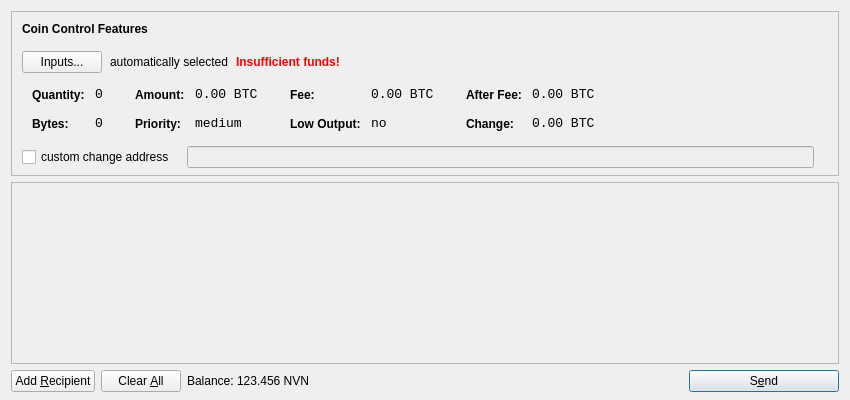
<?xml version="1.0" encoding="UTF-8"?>
<ui version="4.0">
 <class>SendCoinsDialog</class>
 <widget class="QDialog" name="SendCoinsDialog">
  <property name="geometry">
   <rect>
    <x>0</x>
    <y>0</y>
    <width>850</width>
    <height>400</height>
   </rect>
  </property>
  <property name="windowTitle">
   <string>Send Coins</string>
  </property>
  <layout class="QVBoxLayout" name="verticalLayout" stretch="0,1,0">
   <property name="bottomMargin">
    <number>8</number>
   </property>
   <item>
    <widget class="QFrame" name="frameCoinControl">
     <property name="sizePolicy">
      <sizepolicy hsizetype="Expanding" vsizetype="Expanding">
       <horstretch>0</horstretch>
       <verstretch>0</verstretch>
      </sizepolicy>
     </property>
     <property name="maximumSize">
      <size>
       <width>16777215</width>
       <height>16777215</height>
      </size>
     </property>
     <property name="frameShape">
      <enum>QFrame::StyledPanel</enum>
     </property>
     <property name="frameShadow">
      <enum>QFrame::Sunken</enum>
     </property>
     <layout class="QVBoxLayout" name="verticalLayoutCoinControl2">
      <property name="spacing">
       <number>-1</number>
      </property>
      <property name="leftMargin">
       <number>0</number>
      </property>
      <property name="topMargin">
       <number>0</number>
      </property>
      <property name="rightMargin">
       <number>0</number>
      </property>
      <property name="bottomMargin">
       <number>6</number>
      </property>
      <item>
       <layout class="QVBoxLayout" name="verticalLayoutCoinControl" stretch="0,0,0,0,1">
        <property name="spacing">
         <number>0</number>
        </property>
        <property name="leftMargin">
         <number>10</number>
        </property>
        <property name="topMargin">
         <number>10</number>
        </property>
        <item>
         <layout class="QHBoxLayout" name="horizontalLayoutCoinControl1">
          <property name="bottomMargin">
           <number>15</number>
          </property>
          <item>
           <widget class="QLabel" name="labelCoinControlFeatures">
            <property name="sizePolicy">
             <sizepolicy hsizetype="Preferred" vsizetype="Maximum">
              <horstretch>0</horstretch>
              <verstretch>0</verstretch>
             </sizepolicy>
            </property>
            <property name="font">
             <font>
              <weight>75</weight>
              <bold>true</bold>
             </font>
            </property>
            <property name="styleSheet">
             <string notr="true">font-weight:bold;</string>
            </property>
            <property name="text">
             <string>Coin Control Features</string>
            </property>
           </widget>
          </item>
         </layout>
        </item>
        <item>
         <layout class="QHBoxLayout" name="horizontalLayoutCoinControl2" stretch="0,0,0,0">
          <property name="spacing">
           <number>8</number>
          </property>
          <property name="bottomMargin">
           <number>10</number>
          </property>
          <item>
           <widget class="QPushButton" name="pushButtonCoinControl">
            <property name="styleSheet">
             <string notr="true"/>
            </property>
            <property name="text">
             <string>Inputs...</string>
            </property>
           </widget>
          </item>
          <item>
           <widget class="QLabel" name="labelCoinControlAutomaticallySelected">
            <property name="text">
             <string>automatically selected</string>
            </property>
            <property name="margin">
             <number>5</number>
            </property>
           </widget>
          </item>
          <item>
           <widget class="QLabel" name="labelCoinControlInsuffFunds">
            <property name="font">
             <font>
              <weight>75</weight>
              <bold>true</bold>
             </font>
            </property>
            <property name="styleSheet">
             <string notr="true">color:red;font-weight:bold;</string>
            </property>
            <property name="text">
             <string>Insufficient funds!</string>
            </property>
            <property name="margin">
             <number>5</number>
            </property>
           </widget>
          </item>
          <item>
           <spacer name="horizontalSpacerCoinControl">
            <property name="orientation">
             <enum>Qt::Horizontal</enum>
            </property>
            <property name="sizeHint" stdset="0">
             <size>
              <width>40</width>
              <height>1</height>
             </size>
            </property>
           </spacer>
          </item>
         </layout>
        </item>
        <item>
         <widget class="QWidget" name="widgetCoinControl" native="true">
          <property name="sizePolicy">
           <sizepolicy hsizetype="Preferred" vsizetype="Preferred">
            <horstretch>0</horstretch>
            <verstretch>0</verstretch>
           </sizepolicy>
          </property>
          <property name="minimumSize">
           <size>
            <width>0</width>
            <height>0</height>
           </size>
          </property>
          <property name="styleSheet">
           <string notr="true"/>
          </property>
          <layout class="QHBoxLayout" name="horizontalLayoutCoinControl5">
           <property name="margin">
            <number>0</number>
           </property>
           <item>
            <layout class="QHBoxLayout" name="horizontalLayoutCoinControl3" stretch="0,0,0,1">
             <property name="spacing">
              <number>20</number>
             </property>
             <property name="topMargin">
              <number>0</number>
             </property>
             <property name="bottomMargin">
              <number>10</number>
             </property>
             <item>
              <layout class="QFormLayout" name="formLayoutCoinControl1">
               <property name="horizontalSpacing">
                <number>10</number>
               </property>
               <property name="verticalSpacing">
                <number>14</number>
               </property>
               <property name="leftMargin">
                <number>10</number>
               </property>
               <property name="topMargin">
                <number>4</number>
               </property>
               <property name="rightMargin">
                <number>6</number>
               </property>
               <item row="0" column="0">
                <widget class="QLabel" name="labelCoinControlQuantityText">
                 <property name="styleSheet">
                  <string notr="true">font-weight:bold;</string>
                 </property>
                 <property name="text">
                  <string>Quantity:</string>
                 </property>
                 <property name="margin">
                  <number>0</number>
                 </property>
                </widget>
               </item>
               <item row="0" column="1">
                <widget class="QLabel" name="labelCoinControlQuantity">
                 <property name="font">
                  <font>
                   <family>Monospace</family>
                   <pointsize>10</pointsize>
                  </font>
                 </property>
                 <property name="cursor">
                  <cursorShape>IBeamCursor</cursorShape>
                 </property>
                 <property name="contextMenuPolicy">
                  <enum>Qt::ActionsContextMenu</enum>
                 </property>
                 <property name="text">
                  <string notr="true">0</string>
                 </property>
                 <property name="margin">
                  <number>0</number>
                 </property>
                 <property name="textInteractionFlags">
                  <set>Qt::LinksAccessibleByMouse|Qt::TextSelectableByKeyboard|Qt::TextSelectableByMouse</set>
                 </property>
                </widget>
               </item>
               <item row="1" column="0">
                <widget class="QLabel" name="labelCoinControlBytesText">
                 <property name="styleSheet">
                  <string notr="true">font-weight:bold;</string>
                 </property>
                 <property name="text">
                  <string>Bytes:</string>
                 </property>
                </widget>
               </item>
               <item row="1" column="1">
                <widget class="QLabel" name="labelCoinControlBytes">
                 <property name="font">
                  <font>
                   <family>Monospace</family>
                   <pointsize>10</pointsize>
                  </font>
                 </property>
                 <property name="cursor">
                  <cursorShape>IBeamCursor</cursorShape>
                 </property>
                 <property name="contextMenuPolicy">
                  <enum>Qt::ActionsContextMenu</enum>
                 </property>
                 <property name="text">
                  <string notr="true">0</string>
                 </property>
                 <property name="textInteractionFlags">
                  <set>Qt::LinksAccessibleByMouse|Qt::TextSelectableByKeyboard|Qt::TextSelectableByMouse</set>
                 </property>
                </widget>
               </item>
              </layout>
             </item>
             <item>
              <layout class="QFormLayout" name="formLayoutCoinControl2">
               <property name="horizontalSpacing">
                <number>10</number>
               </property>
               <property name="verticalSpacing">
                <number>14</number>
               </property>
               <property name="leftMargin">
                <number>6</number>
               </property>
               <property name="topMargin">
                <number>4</number>
               </property>
               <property name="rightMargin">
                <number>6</number>
               </property>
               <item row="0" column="0">
                <widget class="QLabel" name="labelCoinControlAmountText">
                 <property name="styleSheet">
                  <string notr="true">font-weight:bold;</string>
                 </property>
                 <property name="text">
                  <string>Amount:</string>
                 </property>
                 <property name="margin">
                  <number>0</number>
                 </property>
                </widget>
               </item>
               <item row="0" column="1">
                <widget class="QLabel" name="labelCoinControlAmount">
                 <property name="font">
                  <font>
                   <family>Monospace</family>
                   <pointsize>10</pointsize>
                  </font>
                 </property>
                 <property name="cursor">
                  <cursorShape>IBeamCursor</cursorShape>
                 </property>
                 <property name="contextMenuPolicy">
                  <enum>Qt::ActionsContextMenu</enum>
                 </property>
                 <property name="text">
                  <string notr="true">0.00 BTC</string>
                 </property>
                 <property name="textInteractionFlags">
                  <set>Qt::LinksAccessibleByMouse|Qt::TextSelectableByKeyboard|Qt::TextSelectableByMouse</set>
                 </property>
                </widget>
               </item>
               <item row="1" column="0">
                <widget class="QLabel" name="labelCoinControlPriorityText">
                 <property name="styleSheet">
                  <string notr="true">font-weight:bold;</string>
                 </property>
                 <property name="text">
                  <string>Priority:</string>
                 </property>
                </widget>
               </item>
               <item row="1" column="1">
                <widget class="QLabel" name="labelCoinControlPriority">
                 <property name="font">
                  <font>
                   <family>Monospace</family>
                   <pointsize>10</pointsize>
                  </font>
                 </property>
                 <property name="cursor">
                  <cursorShape>IBeamCursor</cursorShape>
                 </property>
                 <property name="contextMenuPolicy">
                  <enum>Qt::ActionsContextMenu</enum>
                 </property>
                 <property name="text">
                  <string>medium</string>
                 </property>
                 <property name="textInteractionFlags">
                  <set>Qt::LinksAccessibleByMouse|Qt::TextSelectableByKeyboard|Qt::TextSelectableByMouse</set>
                 </property>
                </widget>
               </item>
              </layout>
             </item>
             <item>
              <layout class="QFormLayout" name="formLayoutCoinControl3">
               <property name="horizontalSpacing">
                <number>10</number>
               </property>
               <property name="verticalSpacing">
                <number>14</number>
               </property>
               <property name="leftMargin">
                <number>6</number>
               </property>
               <property name="topMargin">
                <number>4</number>
               </property>
               <property name="rightMargin">
                <number>6</number>
               </property>
               <item row="0" column="0">
                <widget class="QLabel" name="labelCoinControlFeeText">
                 <property name="styleSheet">
                  <string notr="true">font-weight:bold;</string>
                 </property>
                 <property name="text">
                  <string>Fee:</string>
                 </property>
                 <property name="margin">
                  <number>0</number>
                 </property>
                </widget>
               </item>
               <item row="0" column="1">
                <widget class="QLabel" name="labelCoinControlFee">
                 <property name="font">
                  <font>
                   <family>Monospace</family>
                   <pointsize>10</pointsize>
                  </font>
                 </property>
                 <property name="cursor">
                  <cursorShape>IBeamCursor</cursorShape>
                 </property>
                 <property name="contextMenuPolicy">
                  <enum>Qt::ActionsContextMenu</enum>
                 </property>
                 <property name="text">
                  <string notr="true">0.00 BTC</string>
                 </property>
                 <property name="textInteractionFlags">
                  <set>Qt::LinksAccessibleByMouse|Qt::TextSelectableByKeyboard|Qt::TextSelectableByMouse</set>
                 </property>
                </widget>
               </item>
               <item row="1" column="0">
                <widget class="QLabel" name="labelCoinControlLowOutputText">
                 <property name="styleSheet">
                  <string notr="true">font-weight:bold;</string>
                 </property>
                 <property name="text">
                  <string>Low Output:</string>
                 </property>
                </widget>
               </item>
               <item row="1" column="1">
                <widget class="QLabel" name="labelCoinControlLowOutput">
                 <property name="font">
                  <font>
                   <family>Monospace</family>
                   <pointsize>10</pointsize>
                  </font>
                 </property>
                 <property name="cursor">
                  <cursorShape>IBeamCursor</cursorShape>
                 </property>
                 <property name="contextMenuPolicy">
                  <enum>Qt::ActionsContextMenu</enum>
                 </property>
                 <property name="text">
                  <string>no</string>
                 </property>
                 <property name="textInteractionFlags">
                  <set>Qt::LinksAccessibleByMouse|Qt::TextSelectableByKeyboard|Qt::TextSelectableByMouse</set>
                 </property>
                </widget>
               </item>
              </layout>
             </item>
             <item>
              <layout class="QFormLayout" name="formLayoutCoinControl4">
               <property name="horizontalSpacing">
                <number>10</number>
               </property>
               <property name="verticalSpacing">
                <number>14</number>
               </property>
               <property name="leftMargin">
                <number>6</number>
               </property>
               <property name="topMargin">
                <number>4</number>
               </property>
               <property name="rightMargin">
                <number>6</number>
               </property>
               <item row="0" column="0">
                <widget class="QLabel" name="labelCoinControlAfterFeeText">
                 <property name="styleSheet">
                  <string notr="true">font-weight:bold;</string>
                 </property>
                 <property name="text">
                  <string>After Fee:</string>
                 </property>
                 <property name="margin">
                  <number>0</number>
                 </property>
                </widget>
               </item>
               <item row="0" column="1">
                <widget class="QLabel" name="labelCoinControlAfterFee">
                 <property name="font">
                  <font>
                   <family>Monospace</family>
                   <pointsize>10</pointsize>
                  </font>
                 </property>
                 <property name="cursor">
                  <cursorShape>IBeamCursor</cursorShape>
                 </property>
                 <property name="contextMenuPolicy">
                  <enum>Qt::ActionsContextMenu</enum>
                 </property>
                 <property name="text">
                  <string notr="true">0.00 BTC</string>
                 </property>
                 <property name="textInteractionFlags">
                  <set>Qt::LinksAccessibleByMouse|Qt::TextSelectableByKeyboard|Qt::TextSelectableByMouse</set>
                 </property>
                </widget>
               </item>
               <item row="1" column="0">
                <widget class="QLabel" name="labelCoinControlChangeText">
                 <property name="styleSheet">
                  <string notr="true">font-weight:bold;</string>
                 </property>
                 <property name="text">
                  <string>Change:</string>
                 </property>
                </widget>
               </item>
               <item row="1" column="1">
                <widget class="QLabel" name="labelCoinControlChange">
                 <property name="font">
                  <font>
                   <family>Monospace</family>
                   <pointsize>10</pointsize>
                  </font>
                 </property>
                 <property name="cursor">
                  <cursorShape>IBeamCursor</cursorShape>
                 </property>
                 <property name="contextMenuPolicy">
                  <enum>Qt::ActionsContextMenu</enum>
                 </property>
                 <property name="text">
                  <string notr="true">0.00 BTC</string>
                 </property>
                 <property name="textInteractionFlags">
                  <set>Qt::LinksAccessibleByMouse|Qt::TextSelectableByKeyboard|Qt::TextSelectableByMouse</set>
                 </property>
                </widget>
               </item>
              </layout>
             </item>
            </layout>
           </item>
          </layout>
         </widget>
        </item>
        <item>
         <layout class="QHBoxLayout" name="horizontalLayoutCoinControl4" stretch="0,0,0">
          <property name="spacing">
           <number>12</number>
          </property>
          <property name="sizeConstraint">
           <enum>QLayout::SetDefaultConstraint</enum>
          </property>
          <property name="topMargin">
           <number>5</number>
          </property>
          <property name="rightMargin">
           <number>5</number>
          </property>
          <item>
           <widget class="QCheckBox" name="checkBoxCoinControlChange">
            <property name="text">
             <string>custom change address</string>
            </property>
           </widget>
          </item>
          <item>
           <widget class="QLineEdit" name="lineEditCoinControlChange">
            <property name="enabled">
             <bool>false</bool>
            </property>
            <property name="sizePolicy">
             <sizepolicy hsizetype="Expanding" vsizetype="Fixed">
              <horstretch>0</horstretch>
              <verstretch>0</verstretch>
             </sizepolicy>
            </property>
           </widget>
          </item>
          <item>
           <widget class="QLabel" name="labelCoinControlChangeLabel">
            <property name="sizePolicy">
             <sizepolicy hsizetype="Preferred" vsizetype="Expanding">
              <horstretch>0</horstretch>
              <verstretch>0</verstretch>
             </sizepolicy>
            </property>
            <property name="minimumSize">
             <size>
              <width>0</width>
              <height>0</height>
             </size>
            </property>
            <property name="text">
             <string/>
            </property>
            <property name="margin">
             <number>3</number>
            </property>
           </widget>
          </item>
         </layout>
        </item>
        <item>
         <spacer name="verticalSpacerCoinControl">
          <property name="orientation">
           <enum>Qt::Vertical</enum>
          </property>
          <property name="sizeHint" stdset="0">
           <size>
            <width>800</width>
            <height>1</height>
           </size>
          </property>
         </spacer>
        </item>
       </layout>
      </item>
     </layout>
    </widget>
   </item>
   <item>
    <widget class="QScrollArea" name="scrollArea">
     <property name="widgetResizable">
      <bool>true</bool>
     </property>
     <widget class="QWidget" name="scrollAreaWidgetContents">
      <property name="geometry">
       <rect>
        <x>0</x>
        <y>0</y>
        <width>830</width>
        <height>165</height>
       </rect>
      </property>
      <layout class="QVBoxLayout" name="verticalLayout_2">
       <property name="margin">
        <number>0</number>
       </property>
       <item>
        <layout class="QVBoxLayout" name="entries">
         <property name="spacing">
          <number>6</number>
         </property>
        </layout>
       </item>
       <item>
        <spacer name="verticalSpacer">
         <property name="orientation">
          <enum>Qt::Vertical</enum>
         </property>
         <property name="sizeHint" stdset="0">
          <size>
           <width>20</width>
           <height>40</height>
          </size>
         </property>
        </spacer>
       </item>
      </layout>
     </widget>
    </widget>
   </item>
   <item>
    <layout class="QHBoxLayout" name="horizontalLayout">
     <item>
      <widget class="QPushButton" name="addButton">
       <property name="toolTip">
        <string>Send to multiple recipients at once</string>
       </property>
       <property name="text">
        <string>Add &amp;Recipient</string>
       </property>
       <property name="icon">
        <iconset resource="../bitcoin.qrc">
         <normaloff>:/icons/add</normaloff>:/icons/add</iconset>
       </property>
       <property name="autoDefault">
        <bool>false</bool>
       </property>
      </widget>
     </item>
     <item>
      <widget class="QPushButton" name="clearButton">
       <property name="sizePolicy">
        <sizepolicy hsizetype="Minimum" vsizetype="Fixed">
         <horstretch>0</horstretch>
         <verstretch>0</verstretch>
        </sizepolicy>
       </property>
       <property name="toolTip">
        <string>Remove all transaction fields</string>
       </property>
       <property name="text">
        <string>Clear &amp;All</string>
       </property>
       <property name="icon">
        <iconset resource="../bitcoin.qrc">
         <normaloff>:/icons/remove</normaloff>:/icons/remove</iconset>
       </property>
       <property name="autoRepeatDelay">
        <number>300</number>
       </property>
       <property name="autoDefault">
        <bool>false</bool>
       </property>
      </widget>
     </item>
     <item>
      <layout class="QHBoxLayout" name="horizontalLayout_2">
       <property name="spacing">
        <number>3</number>
       </property>
       <item>
        <widget class="QLabel" name="label">
         <property name="text">
          <string>Balance:</string>
         </property>
        </widget>
       </item>
       <item>
        <widget class="QLabel" name="labelBalance">
         <property name="cursor">
          <cursorShape>IBeamCursor</cursorShape>
         </property>
         <property name="text">
          <string>123.456 NVN</string>
         </property>
         <property name="textInteractionFlags">
          <set>Qt::LinksAccessibleByMouse|Qt::TextSelectableByKeyboard|Qt::TextSelectableByMouse</set>
         </property>
        </widget>
       </item>
      </layout>
     </item>
     <item>
      <spacer name="horizontalSpacer">
       <property name="orientation">
        <enum>Qt::Horizontal</enum>
       </property>
       <property name="sizeHint" stdset="0">
        <size>
         <width>40</width>
         <height>20</height>
        </size>
       </property>
      </spacer>
     </item>
     <item>
      <widget class="QPushButton" name="sendButton">
       <property name="minimumSize">
        <size>
         <width>150</width>
         <height>0</height>
        </size>
       </property>
       <property name="toolTip">
        <string>Confirm the send action</string>
       </property>
       <property name="text">
        <string>S&amp;end</string>
       </property>
       <property name="icon">
        <iconset resource="../bitcoin.qrc">
         <normaloff>:/icons/send</normaloff>:/icons/send</iconset>
       </property>
       <property name="default">
        <bool>true</bool>
       </property>
      </widget>
     </item>
    </layout>
   </item>
  </layout>
 </widget>
 <resources>
  <include location="../bitcoin.qrc"/>
 </resources>
 <connections/>
</ui>
